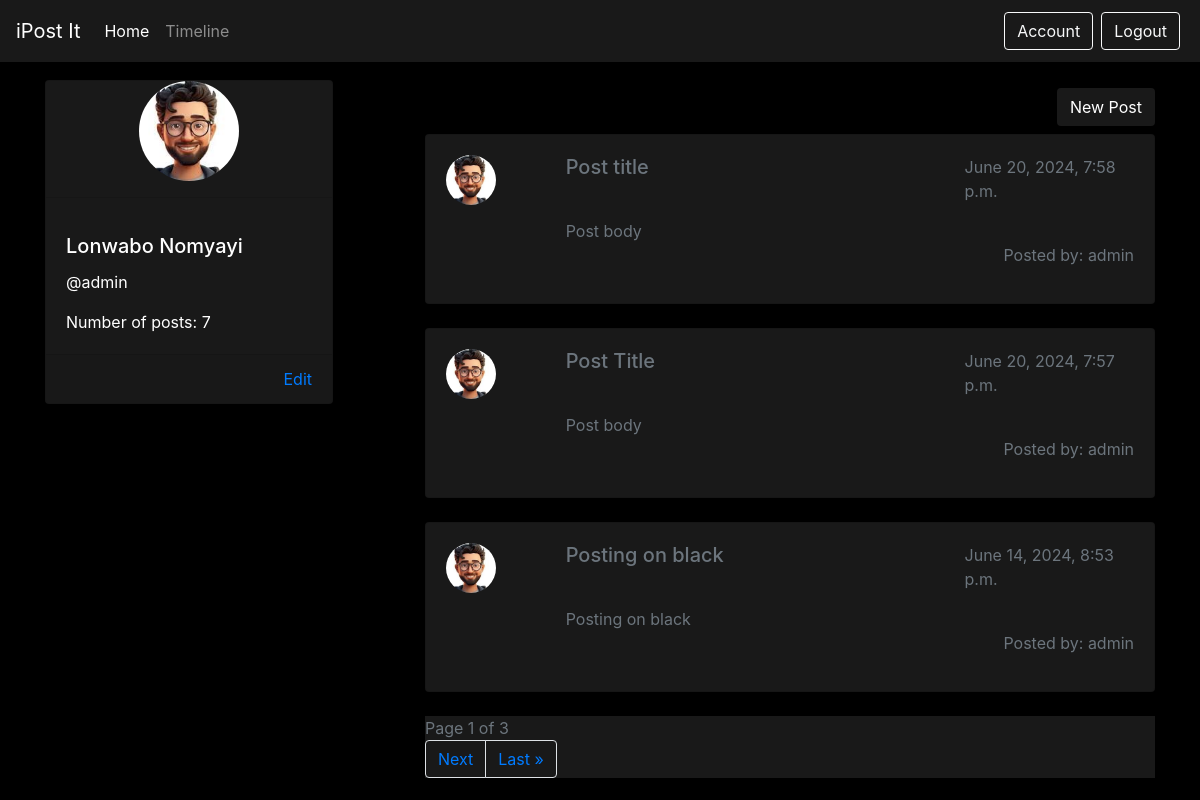
The app's page /timeline/ (signed in) with its own data.
### users/models.py (models this page shows, shortened)
class UserImageExtension(models.Model):
    user = models.OneToOneField(User,on_delete=models.CASCADE)
    user_image = models.ImageField(upload_to='user-images')

### post/models.py (models this page shows, shortened)
class PostIt(models.Model):
    post_title = models.CharField(max_length=100)
    post_body = models.CharField(max_length=300)
    posted_date = models.DateTimeField(default=timezone.now)
    posted_by = models.ForeignKey(User,on_delete=models.CASCADE)

### post/views.py (the view)
# urls.py: path('timeline/', views.timeline_page,name='post-timeline'),
@login_required()
def timeline_page(request):
    if request.method == 'POST':
        form = PostItForm(request.POST)
        form.instance.posted_by = request.user
        if form.is_valid():
            form.save()
            return redirect('post-timeline')
    else:
        form = PostItForm()
    number_of_posts = PostIt.objects.filter(posted_by=request.user.id).order_by('-posted_date')
    paginator = Paginator(number_of_posts,3)
    page_number = request.GET.get('page')
    page_obj = paginator.get_page(page_number)
    context = {
        'post_its': page_obj,
        'number_of_personal_posts': len(number_of_posts),
        'form': form
    }
    return render(request, 'post/timeline.html', context)

### post/templates/post/timeline.html (shortened to what this page needs)
{% extends "post/main.html" %}
{% load crispy_forms_tags %}
{% block content %}
<div class="container">
    <div class="row">
        <div class="col">
            <div class="card" style="width: 18rem; background-color: #191919;">
                <div class="d-flex justify-content-center">
                    {% if not user.userimageextension.user_image.url %}
                    <svg xmlns="http://www.w3.org/2000/svg" width="100" height="100" fill="currentColor"
                         class="bi bi-person"
                         viewBox="0 0 16 16">
                        <path d="M8 8a3 3 0 1 0 0-6 3 3 0 0 0 0 6zm2-3a2 2 0 1 1-4 0 2 2 0 0 1 4 0zm4 8c0 1-1 1-1 1H3s-1 0-1-1 1-4 6-4 6 3 6 4zm-1-.004c-.001-.246-.154-.986-.832-1.664C11.516 10.68 10.289 10 8 10c-2.29 0-3.516.68-4.168 1.332-.678.678-.83 1.418-.832 1.664h10z"/>
                    </svg>
                    {% else %}
                    <img class="rounded-circle" src="{{ user.userimageextension.user_image.url }}" alt="User image" width="100" height="100" style="object-fit: cover;">
                    {% endif %}
                </div>
                <hr>
                <div class="card-body">
                    <h5 class="card-title" style="color:#fff;">{{  user.first_name }}  {{  user.last_name }}</h5>
                    <p style="color:#fff;">@{{ user.username }} </p>
                    <p class="card-text" style="color:#fff;">Number of posts: {{ number_of_personal_posts }}</p>
                </div>
                <div class="card-footer d-flex justify-content-end">
                    <a href="{% url 'post-account' %}" class="card-link">Edit</a>
                </div>
            </div>
        </div>
        <div class="col-8">
            <div class="mt-2 mb-2 d-flex justify-content-end">
                <button type="button" class="btn" style="background-color:#191919; color:#fff;" data-toggle="modal" data-target="#exampleModalCenter">
                    New Post
                </button>
            </div>
            {% for post_it in post_its  %}
            <div class="card mb-4" style="background-color:#191919;">
                <div class="card-body">
                    <div>
                        <div class="row">
                            <div class="col-2">
                                {% if not user.userimageextension.user_image.url %}
                    <svg xmlns="http://www.w3.org/2000/svg" width="100" height="100" fill="currentColor"
                         class="bi bi-person"
                         viewBox="0 0 16 16">
                        <path d="M8 8a3 3 0 1 0 0-6 3 3 0 0 0 0 6zm2-3a2 2 0 1 1-4 0 2 2 0 0 1 4 0zm4 8c0 1-1 1-1 1H3s-1 0-1-1 1-4 6-4 6 3 6 4zm-1-.004c-.001-.246-.154-.986-.832-1.664C11.516 10.68 10.289 10 8 10c-2.29 0-3.516.68-4.168 1.332-.678.678-.83 1.418-.832 1.664h10z"/>
                    </svg>
                    {% else %}
                    <img class="rounded-circle" src="{{ user.userimageextension.user_image.url }}" alt="User image" width="50" height="50" style="object-fit: cover;">
                    {% endif %}
                            </div>
                            <div class="col-10">
                                <div class="row">
                                    <div class="col">
                                        <h5 class="card-title text-muted"" style="color:##b2b2b2;">{{ post_it.post_title }}</h5>
                                    </div>
                                    <div class="col-4">
                                        <p class="text-muted">{{post_it.posted_date}}</p>
                                    </div>
                                </div>
                                <p class="card-text text-muted"" style="color:##b2b2b2;">
                                    {{post_it.post_body}}
                                </p>
                            </div>
                        </div>
                        <div class="d-flex justify-content-end">
                            <p class="text-secondary">Posted by: {{ post_it.posted_by }}</p>
                        </div>
                    </div>
                </div>
            </div>
            {% endfor %}
            <nav style="background-color: #191919;">
                <span class="current text-muted">
                    Page {{post_its.number}} of {{post_its.paginator.num_pages}}
                </span>
                <ul class="pagination" style="align-items: center;">
                    {% if post_its.has_next %}
                        <li class="page-item">
                            <a class="page-link" href="?page={{post_its.next_page_number }}" style="background-color: #191919;">
                                Next
                            </a>
                        </li>
                        <li class="page-item">
                            <a class="page-link" href="?page={{ post_its.paginator.num_pages }}" style="background-color: #191919;">
                                Last &raquo;
                            </a>
                        </li>
                    {% endif %}
                </ul>
            </nav>
        </div>
    </div>
</div>
{% endblock content %}

### post/static/post/css/base.css (style rules this page uses)
body { background: #fafafa; color: #33333a; margin-top: 5rem; }
h1, h2, h3, h4, h5, h6 { color: #323232; }

### records on screen
PostIt: userimageextension.user_image (picture), post_title "Post title", posted_date "June 20, 2024, 7:58 p.m.", post_body "Post body", posted_by "admin"
PostIt: userimageextension.user_image (picture), post_title "Post Title", posted_date "June 20, 2024, 7:57 p.m.", post_body "Post body", posted_by "admin"
PostIt: userimageextension.user_image (picture), post_title "Posting on black", posted_date "June 14, 2024, 8:53 p.m.", post_body "Posting on black", posted_by "admin"

### other values on screen
{{ user.first_name }} "Lonwabo"
{{ user.last_name }} "Nomyayi"
{{ user.username }} "admin"
{{ number_of_personal_posts }} "7"
{{ post_its.number }} "1"
{{ post_its.paginator.num_pages }} "3"
